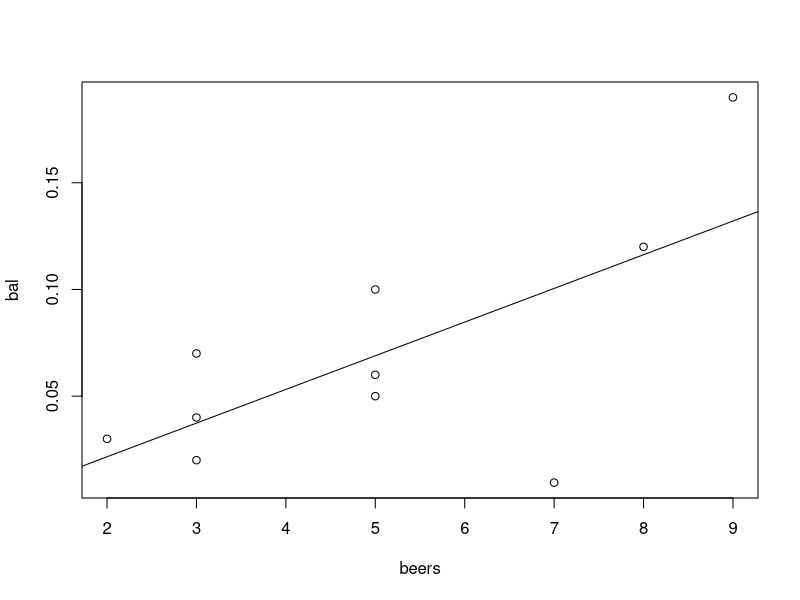

Generate this figure with R:
beers = c(5,2,9,8,3,7,3,5,3,5)                 # Beer Data
bal <- c(0.1,0.03,0.19,0.12,0.04,0.0095,0.07,  # Alcohol data
         0.06,0.02,0.05)
tbl <- data.frame(beers,bal)                   # Dataframe
tbl                                
plot(bal~beers,data=tbl)                       # scatter plot
res <- lm(bal~beers,data=tbl)                  # Getting a regression
abline(res)                                    # Draw the regression line
cor(beers,bal)                                 # correlation coefficient
